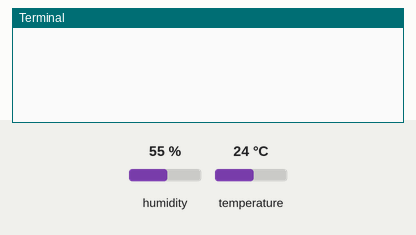
Simulated run of this program. Board: Raspberry Pi (BCM pin numbers). On the bench: the last lines printed to the terminal. Inputs (shaded band) come from the test bench; at power-on: humidity 55 %, temperature 24 °C. Web requests get an empty 200 reply after 0.4 s.

Above: at 1.2 s.
1.3 s: humidity set to 22 %
At 2.1 s:
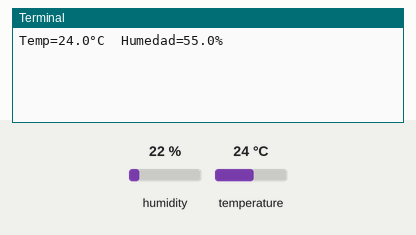
9.1 s: temperature set to 12 °C
At 14.7 s:
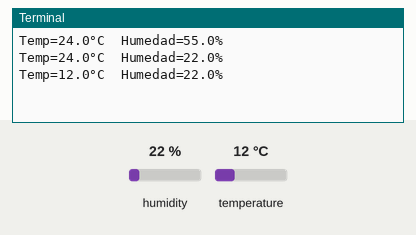
16.4 s: humidity set to 40 %
At 21.7 s:
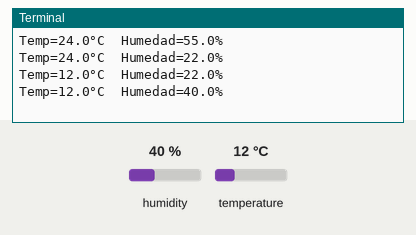
Timing chart, 0 to 23.2 s (numbered marks = the images above; inputs shaded):
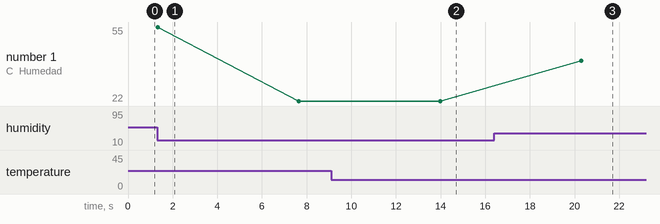

The program:

dht_post.py
```python
import Adafruit_DHT
import time
import requests

DHT_SENSOR = Adafruit_DHT.DHT11
DHT_PIN = 4

while True:
    humidity, temperature = Adafruit_DHT.read_retry(DHT_SENSOR, DHT_PIN)

    if humidity is not None and temperature is not None:
        params = {
            "temperatura": round(temperature, 3),
            # "temperatura": 19,
            "fecha": "",
            "unidad": "°C",
            "flag": 0,
            "latitud": "11.229602",
            "longitud": "-74.163671"
        }
        r = requests.post('http://192.168.0.14:8000/api/temperatura/', data=params)
        params2 = {
            "humedad": round(humidity, 3),
            "fecha": "",
            "unidad": "%",
            "flag": 0,
            "latitud": "11.229602",
            "longitud": "-74.163671"
        }
        r2 = requests.post('http://192.168.0.14:8000/api/humedad/', data=params2)
        print("Temp={0:0.01f}°C  Humedad={1:0.1f}%".format(temperature, humidity))
    else:
        print("Failed to retrieve data from humidity sensor")

    time.sleep(5)
```

Measured:
- after the input at 9.1 s, the terminal: prints a new line after 4.9 s (image 2)
- after the input at 16.4 s, the terminal: prints a new line after 3.9 s (image 3)
- plotted number 1: 22 → 40 after the input at 16.4 s
